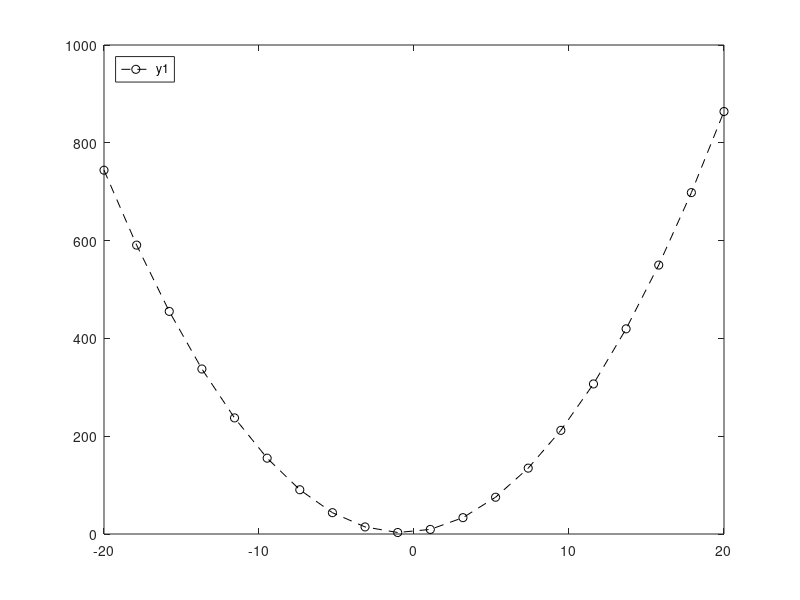

Source code (MATLAB):
%PlotParabola.m

%Lecture 2
%January 20, 2015

%This program serves as an introduction to the plot commands and processes
%involved in creating a graph

clc
clear

%% Get Inputs for a, b, and c

a1= 2;
b1= 3;
c1= 4;

%% Set Plot Points

x1= linspace(-20,20,20);

f1= ((a1*power(x1,2))+(b1*x1)+c1); 
%the power command raises a set (or element therof) to a power without attempting matrix multiplication)

%% Plot graph

plot(x1,f1,'k--o')
legend('y1','Location','NorthWest')
